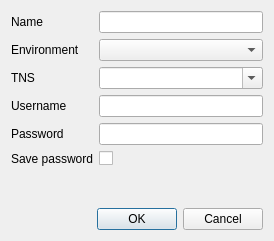
<?xml version="1.0" encoding="UTF-8"?>
<ui version="4.0">
 <class>ConnectionEditorDialog</class>
 <widget class="QDialog" name="ConnectionEditorDialog">
  <property name="geometry">
   <rect>
    <x>0</x>
    <y>0</y>
    <width>274</width>
    <height>241</height>
   </rect>
  </property>
  <property name="windowTitle">
   <string>Add/Edit connection</string>
  </property>
  <layout class="QHBoxLayout" name="horizontalLayout">
   <item>
    <layout class="QVBoxLayout" name="verticalLayout">
     <item>
      <layout class="QFormLayout" name="formLayout">
       <item row="0" column="0">
        <widget class="QLabel" name="label">
         <property name="text">
          <string>Name</string>
         </property>
        </widget>
       </item>
       <item row="0" column="1">
        <widget class="QLineEdit" name="nameLineEdit">
         <property name="toolTip">
          <string>Title of connection.</string>
         </property>
         <property name="text">
          <string/>
         </property>
        </widget>
       </item>
       <item row="1" column="0">
        <widget class="QLabel" name="label_2">
         <property name="text">
          <string>Environment</string>
         </property>
        </widget>
       </item>
       <item row="1" column="1">
        <widget class="QComboBox" name="environmentCombo">
         <property name="toolTip">
          <string>Environment</string>
         </property>
        </widget>
       </item>
       <item row="2" column="0">
        <widget class="QLabel" name="label_4">
         <property name="text">
          <string>TNS</string>
         </property>
        </widget>
       </item>
       <item row="2" column="1">
        <widget class="QComboBox" name="tnsCombo">
         <property name="toolTip">
          <string>TNS name</string>
         </property>
         <property name="editable">
          <bool>true</bool>
         </property>
        </widget>
       </item>
       <item row="3" column="0">
        <widget class="QLabel" name="label_3">
         <property name="text">
          <string>Username</string>
         </property>
        </widget>
       </item>
       <item row="3" column="1">
        <widget class="QLineEdit" name="usernameLineEdit">
         <property name="toolTip">
          <string>Username. Leave blank to use platform authentication.</string>
         </property>
         <property name="text">
          <string/>
         </property>
        </widget>
       </item>
       <item row="4" column="0">
        <widget class="QLabel" name="label_5">
         <property name="text">
          <string>Password</string>
         </property>
        </widget>
       </item>
       <item row="4" column="1">
        <widget class="QLineEdit" name="passwordLineEdit">
         <property name="toolTip">
          <string>Password. Leave blank to use platform authentication.</string>
         </property>
         <property name="text">
          <string/>
         </property>
         <property name="echoMode">
          <enum>QLineEdit::Password</enum>
         </property>
        </widget>
       </item>
       <item row="5" column="0">
        <widget class="QLabel" name="savePasswordLabel">
         <property name="text">
          <string>Save password</string>
         </property>
        </widget>
       </item>
       <item row="5" column="1">
        <widget class="QCheckBox" name="savePasswordCheckBox">
         <property name="toolTip">
          <string>Whether to save password or ask each time.</string>
         </property>
        </widget>
       </item>
      </layout>
     </item>
     <item>
      <widget class="QDialogButtonBox" name="buttonBox">
       <property name="orientation">
        <enum>Qt::Horizontal</enum>
       </property>
       <property name="standardButtons">
        <set>QDialogButtonBox::Cancel|QDialogButtonBox::Ok</set>
       </property>
      </widget>
     </item>
    </layout>
   </item>
  </layout>
 </widget>
 <tabstops>
  <tabstop>nameLineEdit</tabstop>
  <tabstop>environmentCombo</tabstop>
  <tabstop>tnsCombo</tabstop>
  <tabstop>usernameLineEdit</tabstop>
  <tabstop>passwordLineEdit</tabstop>
  <tabstop>savePasswordCheckBox</tabstop>
  <tabstop>buttonBox</tabstop>
 </tabstops>
 <resources/>
 <connections>
  <connection>
   <sender>buttonBox</sender>
   <signal>rejected()</signal>
   <receiver>ConnectionEditorDialog</receiver>
   <slot>reject()</slot>
   <hints>
    <hint type="sourcelabel">
     <x>316</x>
     <y>260</y>
    </hint>
    <hint type="destinationlabel">
     <x>286</x>
     <y>274</y>
    </hint>
   </hints>
  </connection>
 </connections>
</ui>
